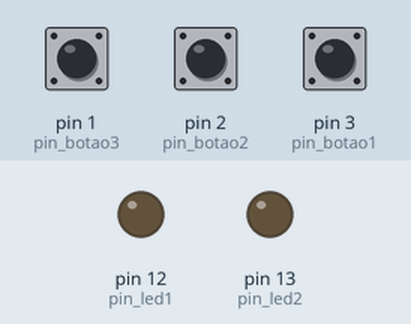
Simulated run of this sketch. Board: Arduino Uno, built with avr-gcc and run on an emulated ATmega328P. On the bench: output pins drawn as LEDs (lit = HIGH). Dashed ring = blinking. Inputs (shaded band) come from the test bench; at power-on: pin 1 (pin_botao3) HIGH, pin 2 (pin_botao2) HIGH, pin 3 (pin_botao1) LOW.

Above: at 1.2 s.
1.3 s: pin 1 (pin_botao3) pulled LOW for 0.15 s
At 2.0 s:
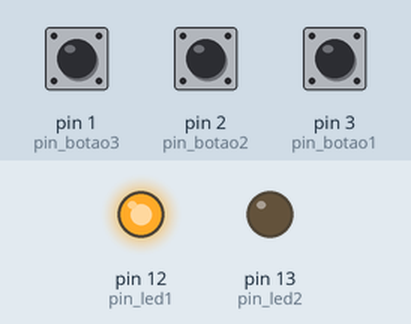
4.4 s: pin 2 (pin_botao2) pulled LOW for 3.2 s
At 5.3 s:
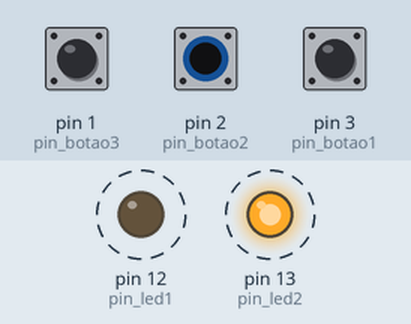
9.1 s: pin 1 (pin_botao3) pulled LOW for 1 s
At 10.9 s:
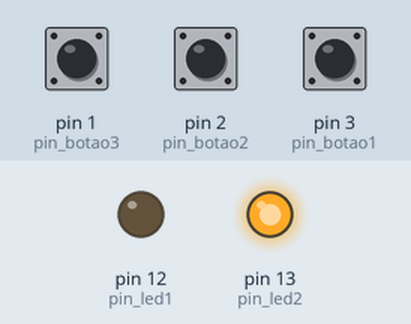
12.6 s: pin 1 (pin_botao3) pulled LOW for 3.2 s
At 13.0 s:
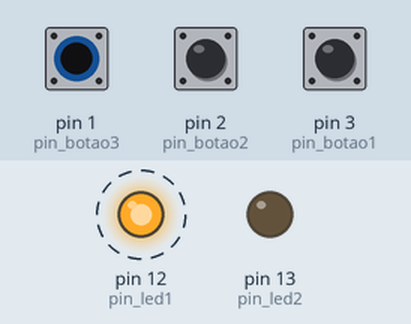
Timing chart, 0 to 18.1 s (numbered marks = the images above; inputs shaded):
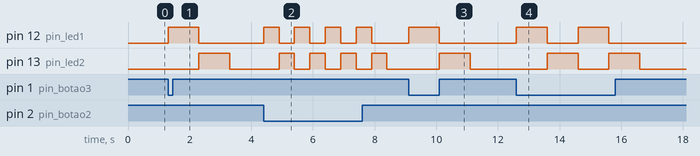

The sketch:

N_veis_de_emerg_ncia.ino
```cpp
#define pin_led1 12
#define pin_led2 13

#define pin_botao1 3
#define pin_botao2 2
#define pin_botao3 1

void setup()
{
  pinMode(pin_led1, OUTPUT);
  pinMode(pin_led2, OUTPUT);

  pinMode(pin_botao1, INPUT);
  pinMode(pin_botao2, INPUT);
  pinMode(pin_botao3, INPUT);
}

void loop()
{
 bool estado1 = digitalRead(pin_botao1);
 bool estado2 = digitalRead(pin_botao2);
 bool estado3 = digitalRead(pin_botao3);

  if (estado1 == 1 && estado2 == 0 && estado3 == 0) {
 digitalWrite(pin_led1, HIGH);
 digitalWrite(pin_led2, LOW);
 delay(1500);
 digitalWrite(pin_led1, LOW);
 digitalWrite(pin_led2, HIGH);
 delay(1500);
  }

  else {
    digitalWrite(pin_led1, LOW);
    digitalWrite(pin_led2, LOW);
  }

  if (estado1 == 0 && estado2 == 1 && estado3 == 0) {
 digitalWrite(pin_led1, HIGH);
 digitalWrite(pin_led2, LOW);
 delay(1000);
 digitalWrite(pin_led1, LOW);
 digitalWrite(pin_led2, HIGH);
 delay(1000);
  }

  else {
   digitalWrite(pin_led1, LOW);
   digitalWrite(pin_led2, LOW);
  }

  if (estado1 == 0 && estado2 == 0 && estado3 == 1) {
 digitalWrite(pin_led1, HIGH);
 digitalWrite(pin_led2, LOW);
 delay(500);
 digitalWrite(pin_led1, LOW);
 digitalWrite(pin_led2, HIGH);
 delay(500);
  }

  else {
   digitalWrite(pin_led1, LOW);
   digitalWrite(pin_led2, LOW);
  }
}
```

Measured:
- after the input at 1.3 s, pin 12 (pin_led1): LOW → HIGH at once, → LOW 1.0 s later; pin 13 (pin_led2): LOW → HIGH after 1.0 s, → LOW 1.0 s later
- after the input at 4.4 s, pin 12 (pin_led1): alternates HIGH for 0.50 s and LOW for 0.50 s, 8 changes in all, then stays LOW, starting at once; pin 13 (pin_led2): alternates HIGH for 0.50 s and LOW for 0.50 s, starting after 0.50 s
- after the input at 9.1 s, pin 12 (pin_led1): LOW → HIGH at once, → LOW 1.0 s later; pin 13 (pin_led2): LOW → HIGH after 1.0 s, → LOW 1.0 s later
- after the input at 12.6 s, pin 12 (pin_led1): alternates HIGH for 1.0 s and LOW for 1.0 s, 4 changes in all, then stays LOW, starting at once; pin 13 (pin_led2): alternates HIGH for 1.0 s and LOW for 1.0 s, 4 changes in all, then stays LOW, starting after 1.0 s
